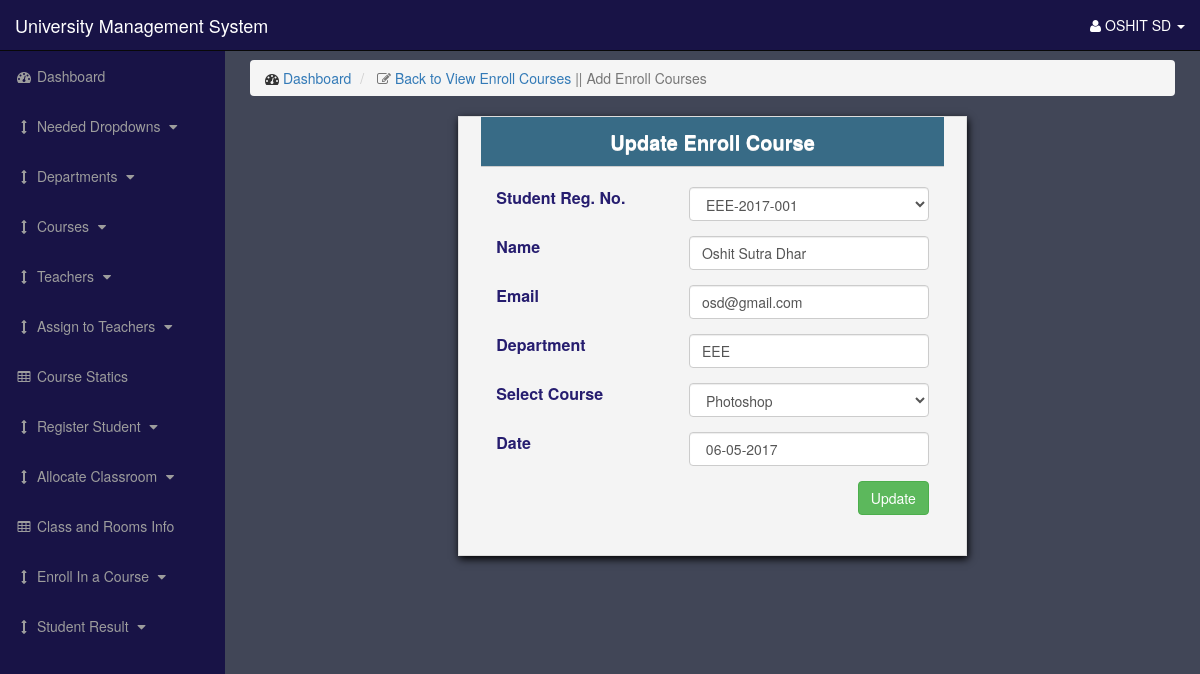
The page /admin/Views/EnrollCourses/update.php?id=11 (signed in) on the database its author committed.
### tables this page shows
CREATE TABLE IF NOT EXISTS `enroll_courses` (
`id` int(11) NOT NULL,
  `std_reg` varchar(255) NOT NULL,
  `name` varchar(255) NOT NULL,
  `email` varchar(255) NOT NULL,
  `department` varchar(300) NOT NULL,
  `course` varchar(300) NOT NULL,
  `date` varchar(11) NOT NULL,
  `is_delete` tinyint(11) NOT NULL DEFAULT '0',
  `created_at` datetime NOT NULL,
  `updated_at` datetime NOT NULL,
  `deleted_at` datetime NOT NULL
);

CREATE TABLE IF NOT EXISTS `register_stds` (
`id` int(11) NOT NULL,
  `name` varchar(255) NOT NULL,
  `email` varchar(255) NOT NULL,
  `contact` varchar(255) NOT NULL,
  `date` text NOT NULL,
  `address` text NOT NULL,
  `department` varchar(300) NOT NULL,
  `regnum` varchar(255) NOT NULL,
  `is_delete` tinyint(11) NOT NULL DEFAULT '0',
  `created_at` datetime NOT NULL,
  `updated_at` datetime NOT NULL,
  `deleted_at` datetime NOT NULL
);

### admin/Src/EnrollCourses/EnrollCourses.php (called while the page is built, shortened)
<?php
class EnrollCourses extends Dbconnect
{
    public function show($id='')
    {
        $pdo = $this->pdo;
        $query = "SELECT enroll_courses.id,enroll_courses.std_reg,enroll_courses.name,enroll_courses.email,enroll_courses.department,enroll_courses.course,enroll_courses.date,register_stds.regnum FROM enroll_courses
                  INNER JOIN register_stds ON enroll_courses.std_reg = register_stds.id where enroll_courses.id=$id";
        $stmt = $pdo->prepare($query);
        $stmt->execute();
        $allData = $stmt->fetch();
        return $allData;
    }
}

### admin/Views/EnrollCourses/update.php (the view, shortened to what this page needs)
<!DOCTYPE html>
<html lang="en">
<head>
    <link href="../../css/bootstrap.min.css" rel="stylesheet">
    <link href="../../css/sb-admin.css" rel="stylesheet">
    <link href="../../font-awesome/css/font-awesome.min.css" rel="stylesheet" type="text/css">
</head>
<body>
<div id="wrapper">
    <nav class="navbar navbar-inverse navbar-fixed-top header" role="navigation">
        <div class="navbar-header">
            <a class="navbar-brand" href="../../index.php">University Management System</a>
        </div>
        <ul class="nav navbar-right top-nav">
            <li class="dropdown">
                <a href="#" class="dropdown-toggle" data-toggle="dropdown"><i class="fa fa-user"></i>
                    <?php @session_start(); echo $_SESSION['userid']['name']; ?>
                    <b class="caret"></b></a>
            </li>
        </ul>
        <div class="collapse navbar-collapse navbar-ex1-collapse">
            <ul class="nav navbar-nav side-nav">
                <li>
                    <a href="../../index.php"><i class="fa fa-fw fa-dashboard"></i> Dashboard</a>
                </li>
                <li>
                    <a href="javascript:;" data-toggle="collapse" data-target="#demo00"><i class="fa fa-fw fa-arrows-v"></i> Needed Dropdowns <i class="fa fa-fw fa-caret-down"></i></a>
                </li>
                <li>
                    <a href="javascript:;" data-toggle="collapse" data-target="#demo"><i class="fa fa-fw fa-arrows-v"></i> Departments <i class="fa fa-fw fa-caret-down"></i></a>
                </li>
                <li>
                    <a href="javascript:;" data-toggle="collapse" data-target="#demo1"><i class="fa fa-fw fa-arrows-v"></i> Courses <i class="fa fa-fw fa-caret-down"></i></a>
                </li>
                <li>
                    <a href="javascript:;" data-toggle="collapse" data-target="#demo2"><i class="fa fa-fw fa-arrows-v"></i> Teachers <i class="fa fa-fw fa-caret-down"></i></a>
                </li>
                <li>
                    <a href="javascript:;" data-toggle="collapse" data-target="#demo3"><i class="fa fa-fw fa-arrows-v"></i> Assign to Teachers <i class="fa fa-fw fa-caret-down"></i></a>
                </li>
                <li>
                    <a href="../CourseStatic/ViewCourseStatic.php"><i class="fa fa-fw fa-table"></i> Course Statics </a>
                </li>
                <li>
                    <a href="javascript:;" data-toggle="collapse" data-target="#demo5"><i class="fa fa-fw fa-arrows-v"></i> Register Student <i class="fa fa-fw fa-caret-down"></i></a>
                </li>
                <li>
                    <a href="javascript:;" data-toggle="collapse" data-target="#demo6"><i class="fa fa-fw fa-arrows-v"></i> Allocate Classroom <i class="fa fa-fw fa-caret-down"></i></a>
                </li>
                <li>
                    <a href="../ClassAndRoomsInfo/ClassAndRooms.php"><i class="fa fa-fw fa-table"></i> Class and Rooms Info </a>
                </li>
                <li>
                    <a href="javascript:;" data-toggle="collapse" data-target="#demo8"><i class="fa fa-fw fa-arrows-v"></i> Enroll In a Course <i class="fa fa-fw fa-caret-down"></i></a>
                </li>
                <li>
                    <a href="javascript:;" data-toggle="collapse" data-target="#demo9"><i class="fa fa-fw fa-arrows-v"></i> Student Result <i class="fa fa-fw fa-caret-down"></i></a>
                </li>
            </ul>
        </div>
    </nav>
    <div id="page-wrapper">
        <div class="container-fluid">
            <div class="row">
                <div class="col-lg-12">
                    <ol class="breadcrumb">
                        <li>
                            <i class="fa fa-dashboard"></i>  <a href="../../index.php">Dashboard</a>
                        </li>
                        <li class="active">
                            <i class="fa fa-edit"></i> <a href="showCourses.php">Back to View Enroll Courses</a> || Add Enroll Courses
                        </li>
                    </ol>
                </div>
            </div>
            <?php
            $obj = new EnrollCourses();
            $edit = $obj->show($_GET['id']);
            ?>
            <div class="container mainTable">
                <div class="row table">
                    <div class="col-md-12">
                        <div class="form-group row">
                            <label for="code" class="col-sm-12 title">Update Enroll Course</label>
                        </div>
                        <form method="post" action="edit.php">
                            <div class="form-group row">
                                <label for="stdReg" class="col-sm-5 col-form-label txt">Student Reg. No.</label>
                                <div class="col-sm-7">
                                    <select class="form-control"  name="stdReg" id="exampleSelect1">
                                        <option value="<?php echo $edit['std_reg']; ?>"><?php echo $edit['regnum']; ?></option>
                                    </select>
                                </div>
                            </div>
                            <div class="form-group row">
                                <label for="name" class="col-sm-5 col-form-label txt">Name</label>
                                <div class="col-sm-7">
                                    <input type="text" name="name" class="form-control"  value="<?php echo $edit['name']; ?>">
                                </div>
                            </div>
                            <div class="form-group row">
                                <label for="email" class="col-sm-5 col-form-label txt">Email</label>
                                <div class="col-sm-7">
                                    <input type="email" name="email" class="form-control"  value="<?php echo $edit['email']; ?>">
                                </div>
                            </div>
                            <div class="form-group row">
                                <label for="dept" class="col-sm-5 col-form-label txt">Department</label>
                                <div class="col-sm-7">
                                    <input type="text" name="dept" class="form-control" value="<?php echo $edit['department']; ?>">
                                </div>
                            </div>
                            <div class="form-group row">
                                <label for="course" class="col-sm-5 col-form-label txt">Select Course</label>
                                <div class="col-sm-7">
                                    <select class="form-control" name="course" id="exampleSelect1">
                                            <option> <?php echo $edit['course']; ?></option>
                                    </select>
                                </div>
                            </div>
                            <div class="form-group row">
                                <label for="date" class="col-sm-5 col-form-label txt">Date</label>
                                <div class="col-sm-7">
                                    <input type="text" name="date"  value="<?php echo $edit['date']; ?>" class="form-control">
                                </div>
                            </div>
                            <div class="row">
                                <div class="col-sm-12">
                                    <input type="submit" value="Update" class="btn btn-success saveBtn">
                                </div>
                            </div><br><br>
                        </form>
                    </div>
                </div>
            </div><br><br><br><br>
        </div>
    </div>
</div>
</body>
</html>

### admin/css/sb-admin.css (style rules this page uses)
body { margin-top: 100px; background-color: #414657; }
@media (min-width:768px) { body { margin-top: 50px; } }
#wrapper { padding-left: 0; }
#page-wrapper { width: 100%; padding: 0; background-color:#414657; }
@media (min-width:768px) { #wrapper { padding-left: 225px; } }
@media (min-width:768px) { #page-wrapper { padding: 10px; } }
.top-nav { padding: 0 15px; }
.header { background-color: #181346; }
.top-nav>li { display: inline-block; float: left; }
.top-nav>li>a { padding-top: 15px; padding-bottom: 15px; line-height: 20px; color: #fff; }
@media (min-width:768px) { .side-nav { position: fixed; top: 51px; left: 225px; width: 225px; margin-left: -225px; border: none; border-radius: 0; overflow-y: auto; background-color: #181346; bottom: 0; overflow-x: hidden; padding-bottom: 40px; } }
@media (min-width:768px) { .side-nav>li>a { width: 225px; } }

### admin/Views/EnrollCourses/update.php (style rules this page uses)
.mainTable { width: 55%; box-shadow: 1px 3px 8px #000; border: 1px solid #ddd; background-color:#f4f4f4 ; }
.table { margin: auto; width: 97%; border-radius:4px; }
.title { font-size: 20px; text-align: center; height: 50px; line-height: 50px; background-color: #386b86; color: #fff; text-shadow: 0px 1px 0px #eee; border-bottom: 1px solid #ccc; }
.txt { font-size: 16px; font-weight: 600; color: #261d6f; }
.saveBtn { float: right; }

### rows shown on the page
enroll_courses: stdReg "EEE-2017-001", name "Oshit Sutra Dhar", email "osd@gmail.com", dept "EEE", course "Photoshop", date "06-05-2017"

### other values the page prints
$_SESSION['userid']['name'] "OSHIT SD"
